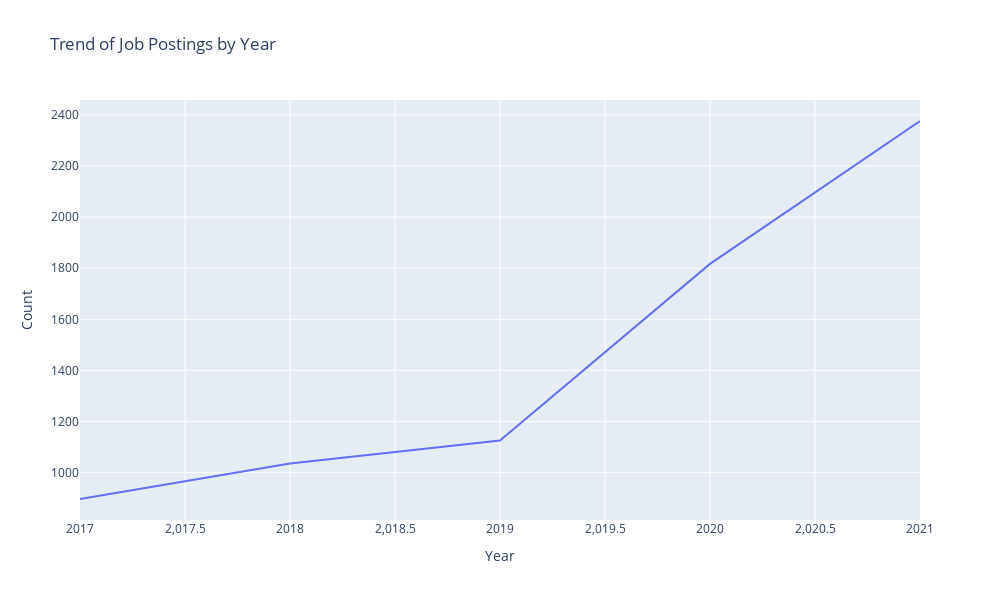

This figure's notebook cell:
### Markdown cell above
The top advertised roles were for Data Engineers, followed by Data Scientists. Data Science Manager had the least advertised roles.

### Code cell
# Trend of job postings over time (by date)

# Create a new column for the year of the job posting
Job_postings['Year'] = Job_postings['Job Posting Date'].dt.year

# Group data by year to analyze the trend of job postings over time
Job_postings_trend = Job_postings.groupby('Year')['Job Posting ID'].count().reset_index()

fig = px.line(
    Job_postings_trend,
    x='Year',
    y='Job Posting ID',
    title='Trend of Job Postings by Year',
    labels={'Year': 'Year', 'Job Posting ID': 'Count'}
)

fig.update_layout(
    xaxis_title='Year',
    yaxis_title='Count',
    width = 1000,
    height = 600
)

fig.show()

### Figure 1 — Plotly figure (JSON) as saved in the notebook; plotly's stock layout.template omitted (floating-point values rounded to 4 significant figures)
{"data": [{"hovertemplate": "Year=%{x}<br>Count=%{y}<extra></extra>", "legendgroup": "", "line": {"color": "#636efa", "dash": "solid"}, "marker": {"symbol": "circle"}, "mode": "lines", "name": "", "orientation": "v", "showlegend": false, "type": "scatter", "x": [2017, 2018, 2019, 2020, 2021], "xaxis": "x", "y": [897, 1036, 1126, 1817, 2376], "yaxis": "y"}], "layout": {"height": 600, "legend": {"tracegroupgap": 0}, "title": {"text": "Trend of Job Postings by Year"}, "width": 1000, "xaxis": {"anchor": "y", "domain": [0, 1], "title": {"text": "Year"}}, "yaxis": {"anchor": "x", "domain": [0, 1], "title": {"text": "Count"}}}}
